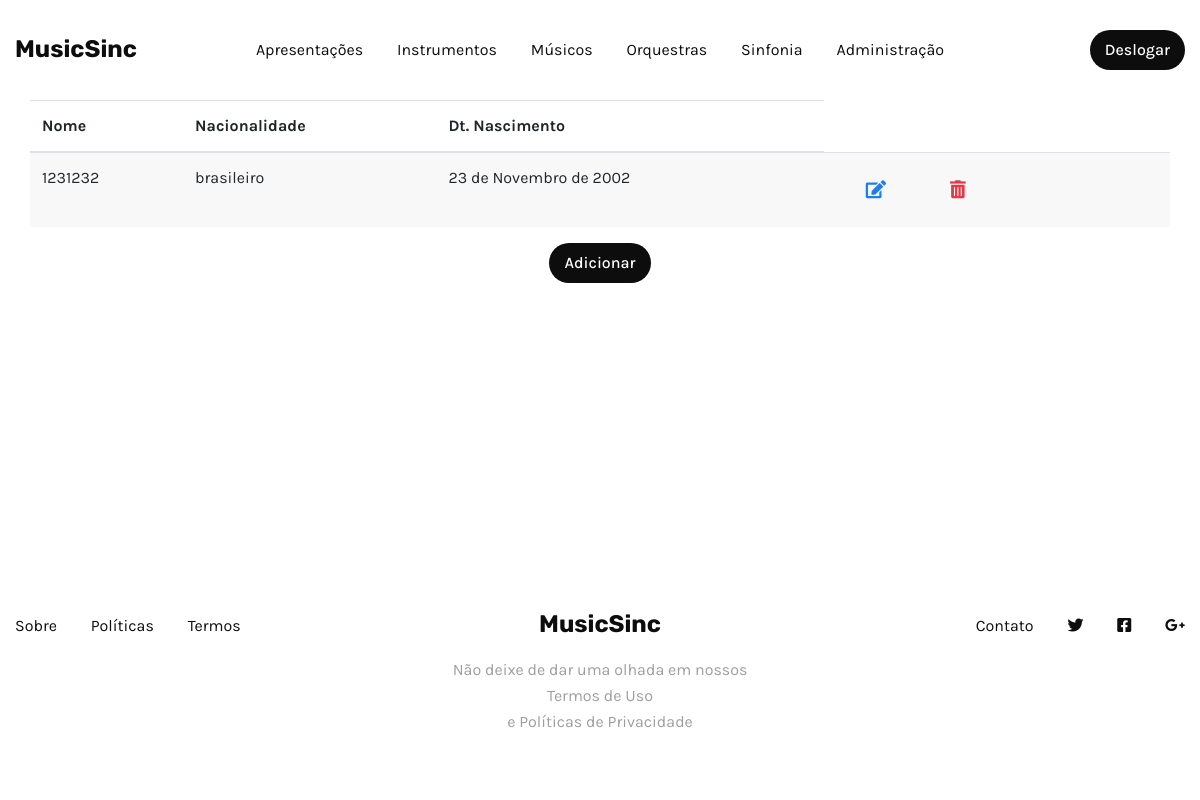
Page /musico/listar/ (signed in) on the earlier database version.
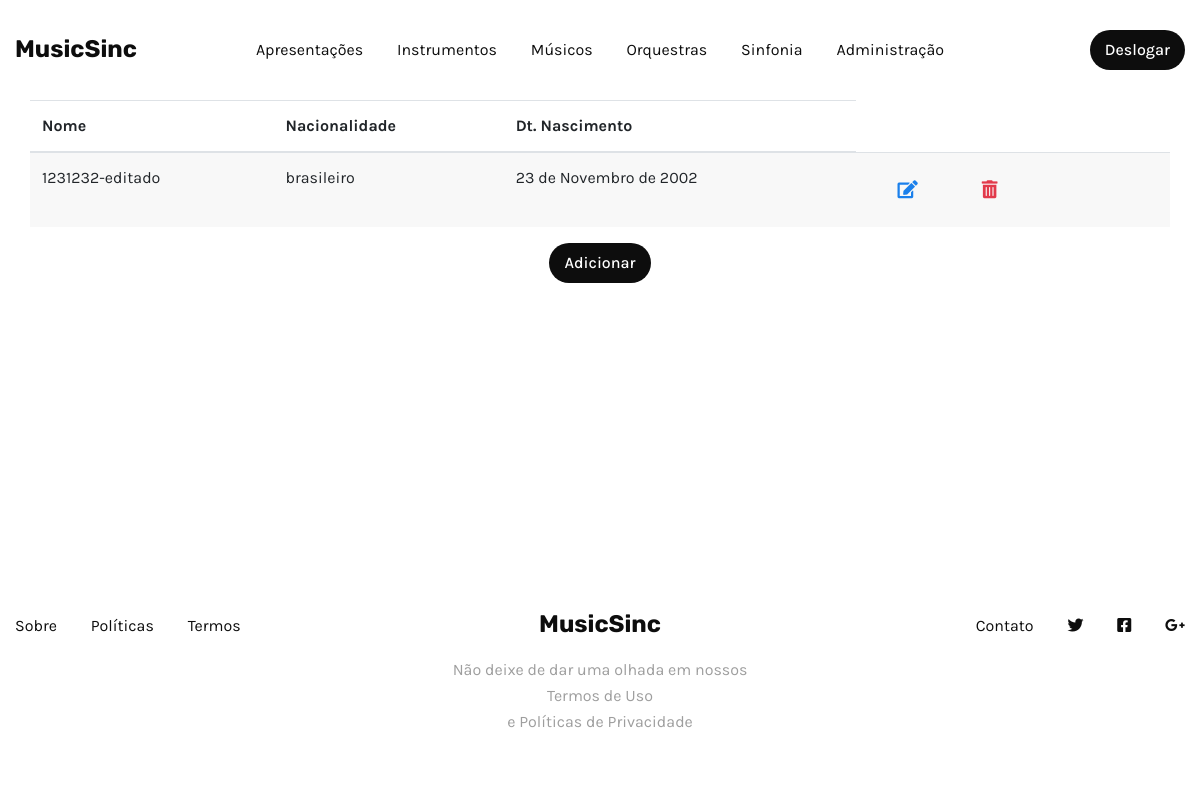
Same page on the later database version.
### core/models.py (models this page shows, shortened)
class Musico(models.Model):
    nome = models.CharField(max_length=70)
    nacionalidade = models.CharField(choices=nacionalidade, max_length=20)
    dt_nascimento = models.DateField()
    class Meta:
        verbose_name = 'Musico'
        verbose_name_plural = 'Musicos'

### musico/views.py (the view)
# urls.py: path('listar/', views.MusicoListView.as_view(), name='read'),
class MusicoListView(LoginRequiredMixin, ListView):
    model = Musico
    template_name = 'musico/tabela_musico.html'
    context_object_name = 'musicos'
    login_url='login'

### musico/templates/musico/tabela_musico.html (shortened to what this page needs)
{% extends "base.html" %}
{% block content %}
{% include 'components/nav_tables.html' %}
<div class="container table-container">
  <table class="table table-striped">
    <thead>
      <tr>
        <th scope="col">Nome</th>
        <th scope="col">Nacionalidade</th>
        <th scope="col">Dt. Nascimento</th>
      </tr>
    </thead>
    <tbody>
      {% for m in musicos %}
      <tr>
        <td>{{ m.nome }}</td>
        <td>{{ m.nacionalidade }}</td>
        <td>{{ m.dt_nascimento }}</td>
        <td>
          <a href="{% url 'musico:update' m.id %}" class="btn btn-link edit-btn" title="Editar">
            <i class="fas fa-edit"></i>
          </a>
          <a href="{% url 'musico:delete' m.id %}" class="btn btn-link delete-btn" title="Excluir">
            <i class="fas fa-trash-alt"></i>
          </a>
        </td>
      </tr>
      {% empty %}
      <tr>
        <td colspan="4" class="text-center">
          <h4>Nada aqui para ver</h4>
        </td>
      </tr>
      {% endfor %}
    </tbody>
  </table>
  <div class="col-12 d-flex justify-content-center mt-16">
    <a href="{% url 'musico:create' %}" class="btn sm action-2 f-16">Adicionar</a>
  </div>
</div>
{% endblock %}

Differences in the rows shown:
changed Musico "brasileiro": nome "1231232" → "1231232-editado"
